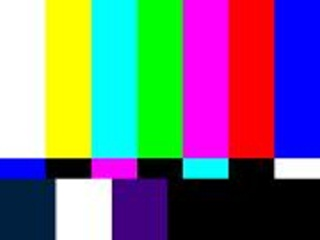
//> input picture Qt/AiotClient_tab7/Image/disconect.jpg, 320 x 240 px, given in place of opencv-logo.png, which was not available
$ ./ISP_06_FindContour_solution   (built with g++ and OpenCV 4)
//> lines starting //> are read from the running program, lines starting //| are printed output that depends on the picture; after the words box and inside, x2 and y2 are one past the last pixel; in counts of white or black regions, pixels touching at a corner belong together; pictures that were not available may be replaced by others from this repository, and a replacement may not be noted
### openCv/ISP.h
#pragma once

#include "../Common/Common.h"
class ISP // Image Sinal Processing
{
public:
	ISP();
	~ISP();
	void Convert_BGR2Gray(uchar* pDataBRG, size_t& w, size_t& h, uchar* pY);
	void Get_Histogram(uchar* pDataGray, size_t& length, int* pHisto);
	void Get_LSF(uchar* pDataGray, size_t& w, size_t& h, uchar* plpf_img);
	void Get_HPF(uchar* pDataGray, size_t& w, size_t& h, uchar* sobel_img);
	void Get_HPF2(uchar* pDataGray, size_t& w, size_t& h, uchar* laplace_img); // 이차 미분
	//void Get_RAPLACE(uchar* pDataGray, size_t& w, size_t& h, uchar* laplace_img); // 이차 미분
private:

};

### openCv/Common/Common.h

#pragma once
#include <string>
#include <iostream>
#include <algorithm>
#include <vector>
#include <map>
#include <memory>
#include <fstream> // ofstream header
#include <format>

using namespace std;

#include <opencv2/opencv.hpp>
#include <opencv2/core/ocl.hpp>

#ifdef OPENCV_470
	#include <openvc2/opencv.hpp>
	#include <openvc2/imgproc/imgproc_c.h>
	#include <openvc2/imgproc/types_c.h>
#endif //OPENCV_470

#ifdef _Debug
	#pragma comment(lib, "opencv_world470d.lib")
#else // RELEASE
	#pragma comment(lib, "opencv_world470d.lib")
#endif

using namespace std;
using namespace cv;

// add/lib

### openCv/ISP.cpp
#include "ISP.h"


ISP::ISP()
{
	cout << "ISP::Ctor" << endl;
}

ISP::~ISP()
{
	cout << "ISP::Dtor" << endl;
}

// [135 lines left out: functions Convert_BGR2Gray, Get_Histogram, Get_LSF, Get_HPF, Get_HPF2, not called in this run]

### openCv/ISP_06_FindContour_solution.cpp
#pragma once

#include "./Common/Common.h"
#include "ISP.h"

const int max_value_H = 360 / 2;
const int max_value = 255;
const String window_capture_name = "Video Capture";
const String window_detection_name = "Object Detection";
int low_H = 0, low_S = 0, low_V = 0;
int high_H = max_value_H, high_S = max_value, high_V = max_value;
// [68 lines left out: functions on_low_H_thresh_trackbar, on_high_H_thresh_trackbar, on_low_S_thresh_trackbar, on_high_S_thresh_trackbar, on_low_V_thresh_trackbar, on_high_V_thresh_trackbar and 1 more, not called in this run]
void main()
{
	ISP _isp;
	string fileDir = "../thirdparty/opencv_470/sources/samples/data/";
	string fileName = fileDir + "opencv-logo.png";
	Mat src_color = cv::imread(fileName, cv::ImreadModes::IMREAD_COLOR);
//> src_color is the input picture: 240 rows x 320 cols, CV_8UC3; mean B, G, R 127.9, 115.2, 116.5

	//Color RGB -> Convert RGB to HSV
	Mat src_HSV;
	cvtColor(src_color, src_HSV, COLOR_BGR2HSV);
//> src_HSV: 240 rows x 320 cols, CV_8UC3; mean H, S, V 74.2, 186.5, 197.7

	//Mat imgA, imgB, imgAnd;
	//bitwise_and()
	//imgAnd = imgA & imgB;

	//
	//Detect Shape
	// Red : H 150, 180
	int low_H = 150;
	int high_H = 180;
	int low_S = 0;
	int high_S = 255;
	int low_V = 0;
	int hight_V = 255;
	Scalar lower_R(low_H, low_S, low_V);
	Scalar high_R(high_H, high_S, high_V);
	Mat detect_img_R;
	inRange(src_HSV, lower_R, high_R, detect_img_R);
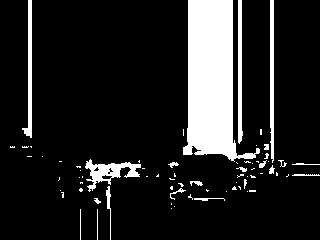
//> detect_img_R: 240 rows x 320 cols, CV_8UC1; 13.7% white; 71 white regions (50 under 20 px), largest, box (x1, y1, x2, y2) and area: (183, 0, 260, 162) 7180, (85, 159, 141, 192) 710, (270, 0, 274, 163) 613

	if (false)
	{
		Mat reduced_R = src_color.clone();
		cvtColor(detect_img_R, detect_img_R, CV_GRAY2BGR);
		bitwise_and(src_color, detect_img_R, reduced_R);
	}


	Mat detect_img_G;
	low_H = 45; high_H = 100;
	Scalar lower_G(low_H, low_S, low_V);
	Scalar high_G(high_H, high_S, high_V);
	inRange(src_HSV, lower_G, high_G, detect_img_G);
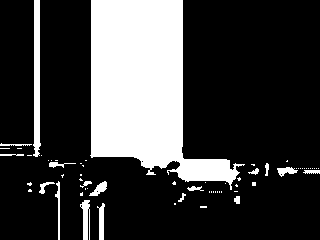
//> detect_img_G: 240 rows x 320 cols, CV_8UC1; 24.2% white; 66 white regions (48 under 20 px), largest, box (x1, y1, x2, y2) and area: (90, 0, 245, 190) 16109, (33, 0, 41, 157) 932, (80, 200, 90, 240) 254

	Mat detect_img_B;
	low_H = 60; high_H = 120;
	Scalar lower_B(low_H, low_S, low_V);
	Scalar high_B(high_H, high_S, high_V);
	inRange(src_HSV, lower_B, high_B, detect_img_B);
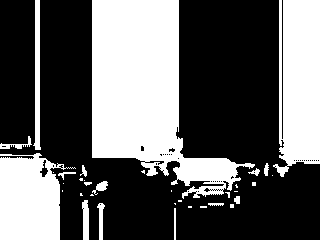
//> detect_img_B: 240 rows x 320 cols, CV_8UC1; 38% white; 35 white regions (19 under 20 px)


	//Get Parameters HSV for OpenCV-logo.png
	// Green : H 45, 100
	// Blue: H 60, 120
	// Red : H 150, 180
	//threhold -> binary , 이진화
	// input[0,1,2,3,4,5]
	//
	//     threshsold - 3
	//     if input > 3  output = 10...255
	//     else    output = 0...0
	//         output[0,1,2,3,4,5]
	//inrange(src, dst, min, max) -> min~mix -> 255 else 0

	//Calc Feature
	RNG rng(12345);
	vector<vector<Point> > contours;
	vector<Vec4i> hierarchy;
	findContours(detect_img_B, contours, hierarchy, RETR_TREE, CHAIN_APPROX_SIMPLE);
//> contours = 93 contours, 73 with area under 20; largest, box (x1, y1, x2, y2) and area: (92, 0, 255, 199) 15599, (273, 0, 320, 177) 6236, (0, 153, 76, 240) 4684, (33, 0, 41, 150) 602, (82, 200, 89, 240) 192

	int max_index = 0;
	double max_length = 0;
	for (size_t i = 0; i < contours.size(); i++)
	{
		double length = cv::arcLength(contours[i], false);
		double area = cv::contourArea(contours[i]);
		RotatedRect rt = cv::minAreaRect(contours[i]);

		if (contours[i].size() < 5) continue;

		RotatedRect ellipse = cv::fitEllipse(contours[i]);

		cv::rectangle(src_color, rt.boundingRect(), Scalar(255, 0, 255));
		cv::ellipse(src_color, ellipse, Scalar(0, 255, 0));

		Point2f center(0,0);
		float radius=0;
		cv::minEnclosingCircle(contours[i], center, radius);
		cv::circle(src_color, center, radius, Scalar(255, 255, 255));

		cv::drawMarker(src_color, center, Scalar(0, 255, 255), MarkerTypes::MARKER_CROSS);
		cv::drawMarker(src_color, center, Scalar(128, 255, 255), MarkerTypes::MARKER_TILTED_CROSS);

		if (max_length < length)
		{
			max_length = length;
			max_index = i;
		}
		// [12 lines of commented-out code are left out]
	}
//> this loop made 93 passes
//> (length, area, rt, ellipse, center, radius, max_length) on passes 5, 10, 34, 40: (22.8, 22, centre (215.5, 204), size (2, 15), angle -90, centre (215.6, 203.7), size (3, 15.2), angle 90.6, Point(215.5, 203.5), 7.52, 22.8), (86.07, 191.5, centre (85, 219.5), size (39, 6), angle -90, centre (85.2, 221.8), size (7.9, 44.7), angle 178.9, Point(85.5, 219.6), 19.61, 86.07), (429.6, 4684.5, centre (37.5, 196), size (86, 75), angle -90, centre (21.5, 197.8), size (85.3, 111.2), angle 84.6, Point(30.87, 196.5), 52.53, 429.6), (767.6, 6235.5, centre (296, 88), size (176, 46), angle -90, centre (297.2, 78.4), size (73, 181.8), angle 0.7, Point(299, 87.78), 90.03, 767.6)
//> (length, area, rt, ellipse, center, radius) on passes 12, 23, 27, 30: (19.83, 28, centre (236.5, 199.5), size (7, 5), angle -90, centre (238.1, 199.5), size (7.3, 8.3), angle 90, Point(237.5, 199.5), 3.81), (56.11, 76, centre (99.6, 187.3), size (18, 8.3), angle -29.1, centre (100.1, 187.4), size (8.3, 16.7), angle 49, Point(99.5, 187), 9.01), (33.9, 24.5, centre (66.8, 174.6), size (17.2, 6.8), angle -14, centre (70.8, 175.9), size (8.3, 23.5), angle 95.1, Point(66.5, 173.5), 8.63), (30.38, 29, centre (253.7, 170.8), size (6.7, 10.3), angle -74.1, centre (254.4, 171.8), size (6.7, 10.2), angle 79.6, Point(253.5, 171), 5.59)
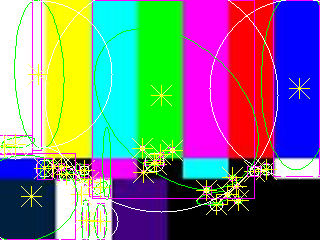
//> src_color: 240 rows x 320 cols, CV_8UC3; 9.74% of pixels changed, all inside (x1, y1, x2, y2) = (0, 0, 320, 240)
//> after the loop, max_length = 918.4; max_index = 54

	//drawContours(src_color, contours, (int)max_index,
	//	Scalar(255, 255, 255), 1,
	//	LINE_8, hierarchy, 0);

	return;
}
